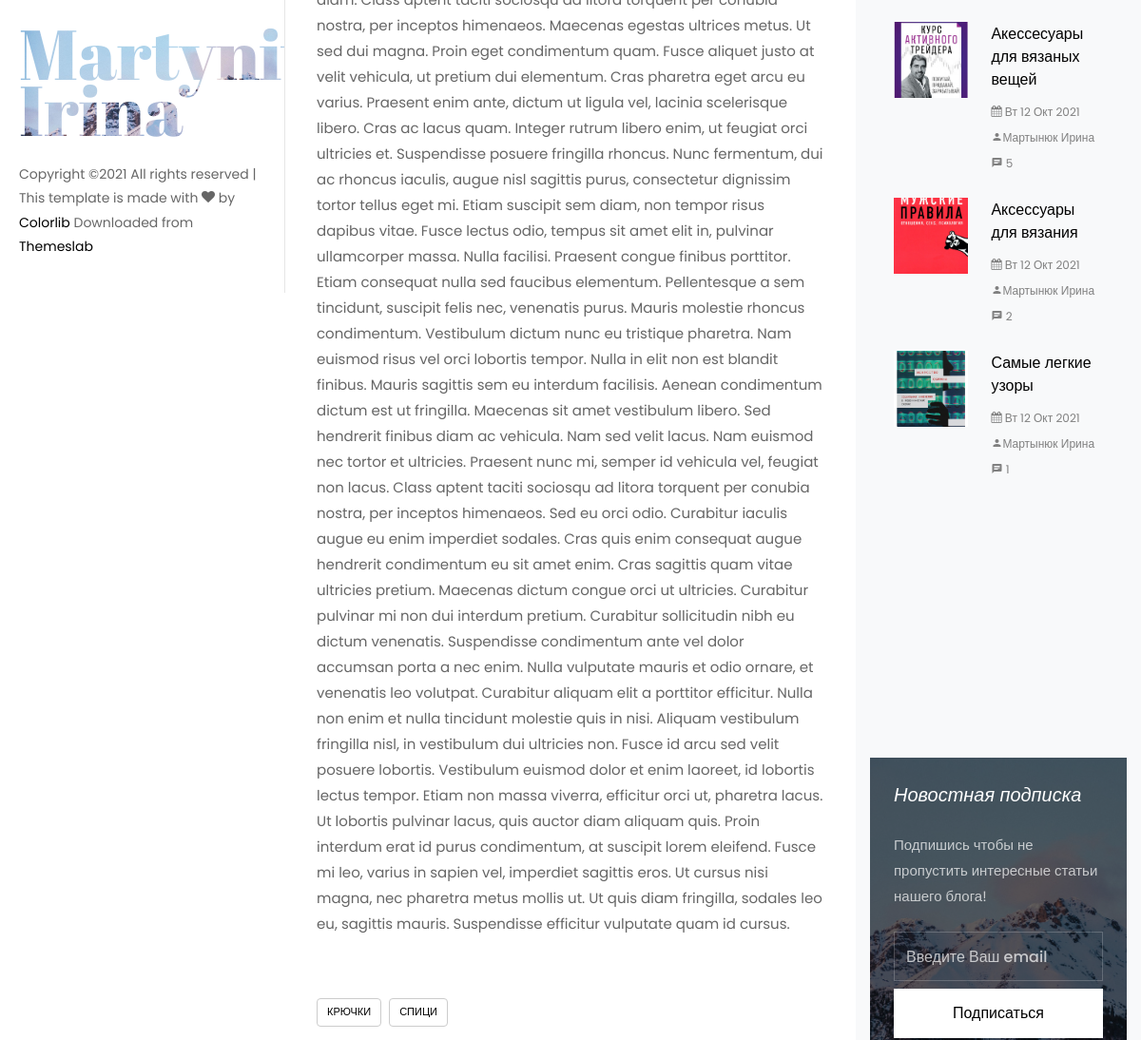
The page /akessesuary-dlya-vyazanyh-veshej/ (middle part) on the database as committed earlier.
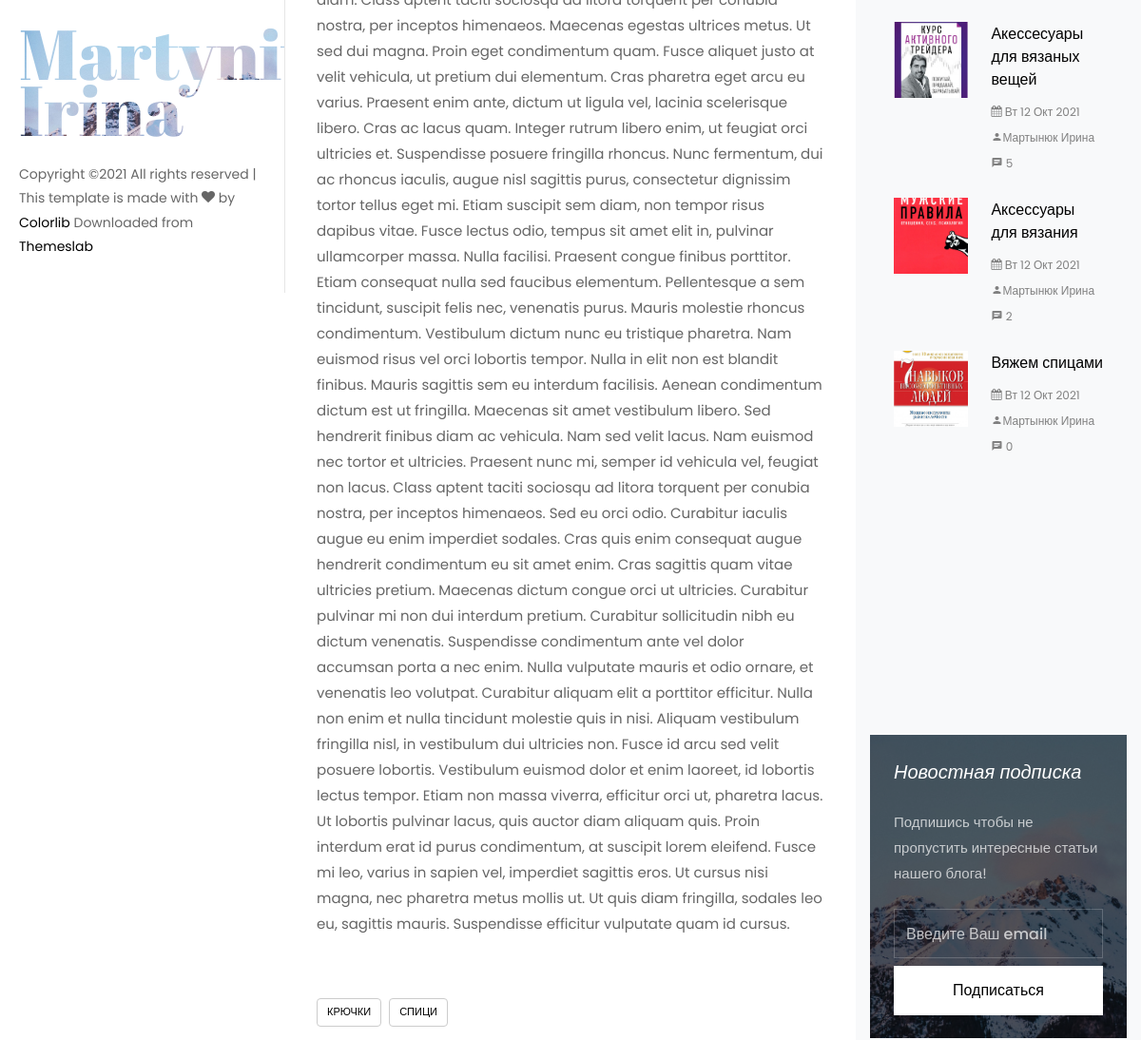
The same page on the database as committed later.
### blog_app/models.py (models this page shows, shortened)
class Article(models.Model):
    title = models.CharField(max_length=256, blank=False, verbose_name='Название')
    category = models.ForeignKey('Category', on_delete=models.CASCADE, verbose_name='Категория')
    slug = models.SlugField(max_length=256, db_index=True)
    short_content = models.TextField(verbose_name='Краткое описание', max_length=300, default='Нет описания')
    content = models.TextField(blank=True, default='Нет описания', verbose_name='Текст статьи')
    created_at = models.DateTimeField(auto_now_add=True, verbose_name='Дата публикации')
    updated_at = models.DateTimeField(auto_now=True, verbose_name='Дата обновления')
    image = models.ImageField(upload_to='blog_images/%Y/%m/%d', verbose_name='Изображение', blank=False)
    draft = models.BooleanField(verbose_name='Черновик', default=False)
    author = models.CharField(verbose_name='Автор', blank=False, max_length=150)
    tags = TaggableManager()
    class Meta:
        ordering = ('-created_at',)
        verbose_name = 'Статья'
        verbose_name_plural = 'Статьи'
    def get_absolute_url(self):
        return reverse('article_detail', kwargs={'slug': self.slug})
    def get_review(self):
        return self.reviews_set.filter(parent__isnull=True)  # вернет только родительские отзывы статьи

### blog_app/views.py (the view)
# urls.py: path('<slug:slug>/', views.ArticleDetailView.as_view(), name="article_detail"),
class ArticleDetailView(DetailView):
    extra_context = {'title': 'Описание статьи'}
    model = Article
    slug_field = 'slug'
    template_name = 'blog_detail.html'

### email_contact/forms.py
class ContactForm(forms.ModelForm):
    class Meta:
        model = Contact
        fields = ('email',)
        widgets = {
            'email': forms.EmailInput(
                attrs={
                    'class': 'form-control',
                    'placeholder': 'Введите Ваш email'
                }
            )
        }
        labels = {
            'email': ''
        }

### blog_app/models.py (called while the page is built)
    def get_absolute_url(self):
        return reverse('article_category_list', kwargs={'slug': self.slug})

### blog_app/templatetags/article_tag.py (called while the page is built)
@register.simple_tag()
def get_categories():
    return Category.objects.all()

@register.simple_tag()
def get_tags():
    return Tag.objects.all()

@register.simple_tag()
def get_archives():
    return Article.objects.dates('created_at', 'month', order='DESC').filter(draft=False)

@register.inclusion_tag('tags/popular_articles.html')
def get_popular_articles(count=None):
    popular_articles = Article.objects.annotate(
        num_comments=Count('reviews')
    ).order_by('-num_comments').filter(draft=False)[:count]
    return {
        'popular_articles': popular_articles
    }

### email_contact/templatetags/contact_tags.py (called while the page is built)
@register.inclusion_tag("contact/tags/form.html")
def contact_form():
    return {'contact_form': ContactForm()}

### templates/blog_detail.html (shortened to what this page needs)
{% extends 'partials/base.html' %}
{% block content %}
    <div class="col-lg-8 px-md-5 py-5">
        <div class="row pt-md-4">
            <p>{{ article.content|safe }}</p>
            <div class="tag-widget post-tag-container mb-5 mt-5">
                {% with article.tags.all as tags %}
                    <div class="tagcloud">
                        {% for tag in tags %}
                            <a href="{% url 'tags_list' tag.slug %}" class="tag-cloud-link">{{ tag.name }}</a>
                        {% endfor %}
                    </div>
                {% endwith %}
            </div>
        </div>
    </div>
{% endblock %}

### templates/tags/popular_articles.html (shortened to what this page needs)
<div class="sidebar-box ftco-animate">
    {% for popular in popular_articles %}
        <div class="block-21 mb-4 d-flex">
            <a class="blog-img mr-4" style="background-image: url({{ popular.image.url }});"></a>
            <div class="text">
                <h3 class="heading"><a href="{{ popular.get_absolute_url }}">{{ popular.title }}</a>
                </h3>
                <div class="meta">
                    <div><a href="#"><span class="icon-calendar"></span> {{ popular.created_at|date:"D d M Y" }}</a></div>
                    <div><a href="#"><span class="icon-person"></span>{{ popular.author }}</a></div>
                    <div><a href="#"><span class="icon-chat"></span> {{ popular.reviews_set.count }}</a></div>
                </div>
            </div>
        </div>
        {% empty %}
        <h4>Список популярных статей пуст</h4>
    {% endfor %}
</div>

Rows that differ between the two databases and show on the page:
no longer on this page (row edited): Article: image (picture), title "Самые легкие узоры", created_at "Вт 12 Окт 2021", author "Мартынюк Ирина", reviews_set.count "1"
now on this page (row edited): Article: image (picture), title "Вяжем спицами", created_at "Вт 12 Окт 2021", author "Мартынюк Ирина", reviews_set.count "0"
